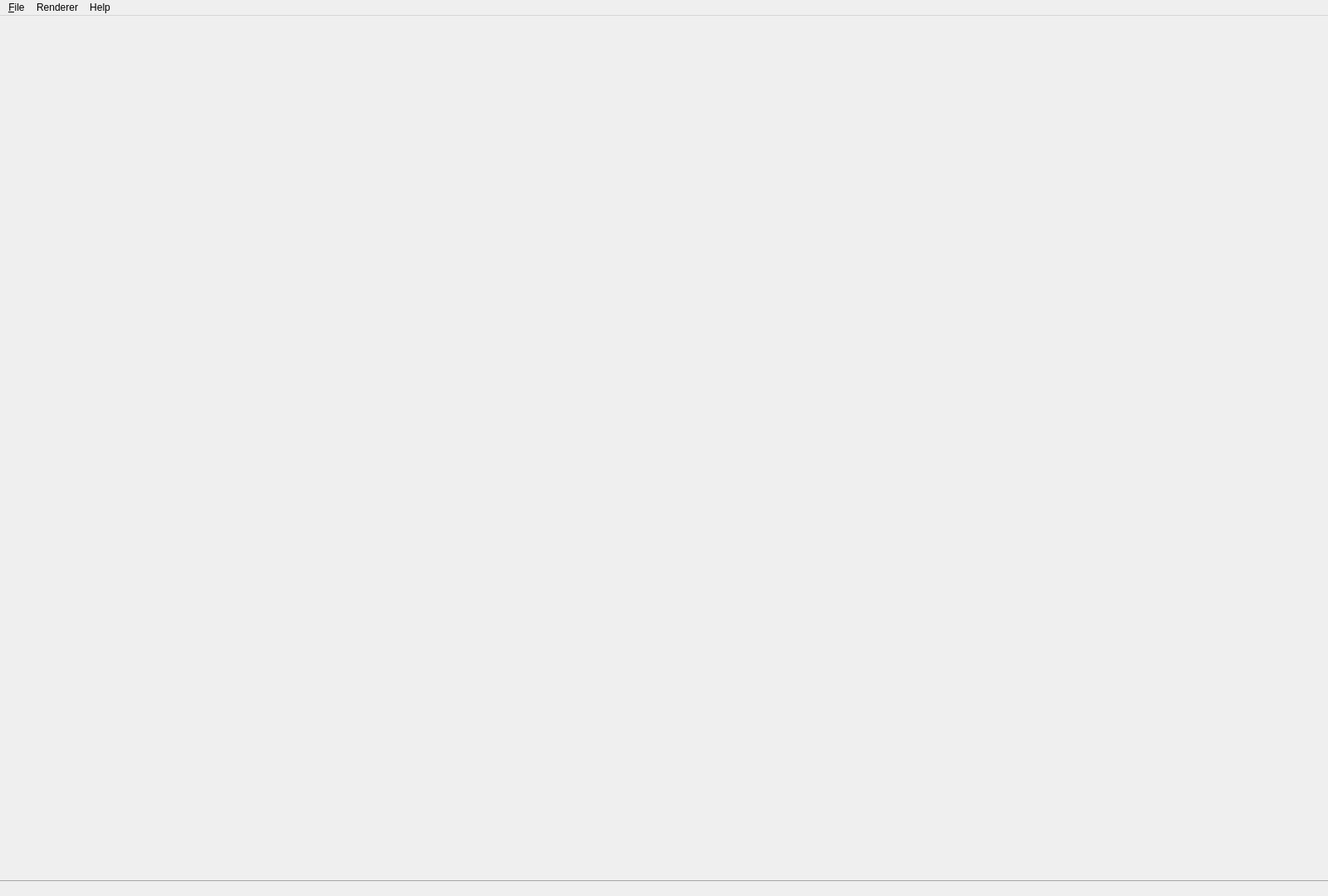
<?xml version="1.0" encoding="UTF-8"?>
<ui version="4.0">
 <class>MainWindowBase</class>
 <widget class="QMainWindow" name="MainWindowBase">
  <property name="geometry">
   <rect>
    <x>0</x>
    <y>0</y>
    <width>1600</width>
    <height>1080</height>
   </rect>
  </property>
  <property name="windowTitle">
   <string>Opposite Renderer</string>
  </property>
  <property name="dockOptions">
   <set>QMainWindow::AllowTabbedDocks|QMainWindow::AnimatedDocks</set>
  </property>
  <widget class="QWidget" name="centralwidget">
   <property name="styleSheet">
    <string notr="true"/>
   </property>
   <layout class="QGridLayout" name="gridLayout">
    <property name="margin">
     <number>0</number>
    </property>
   </layout>
  </widget>
  <widget class="QMenuBar" name="mainMenuBar">
   <property name="geometry">
    <rect>
     <x>0</x>
     <y>0</y>
     <width>1600</width>
     <height>21</height>
    </rect>
   </property>
   <widget class="QMenu" name="menuHelp">
    <property name="title">
     <string>Help</string>
    </property>
    <addaction name="actionAbout"/>
   </widget>
   <widget class="QMenu" name="menuRenderer">
    <property name="title">
     <string>Renderer</string>
    </property>
    <widget class="QMenu" name="menuRender_method">
     <property name="title">
      <string>Render method</string>
     </property>
     <addaction name="actionProgressive_Photon_Mapping"/>
     <addaction name="actionPath_Tracing"/>
    </widget>
    <addaction name="menuRender_method"/>
    <addaction name="actionRenderStatusToggle"/>
    <addaction name="actionRenderRestart"/>
    <addaction name="separator"/>
    <addaction name="actionSetCameraToDefault"/>
   </widget>
   <widget class="QMenu" name="menuFile">
    <property name="title">
     <string>&amp;File</string>
    </property>
    <addaction name="actionOpen_scene"/>
    <addaction name="actionOpenBuiltInScene"/>
    <addaction name="actionReload_scene"/>
    <addaction name="separator"/>
    <addaction name="actionQuit"/>
    <addaction name="separator"/>
   </widget>
   <addaction name="menuFile"/>
   <addaction name="menuRenderer"/>
   <addaction name="menuHelp"/>
  </widget>
  <widget class="QStatusBar" name="statusBarObject">
   <property name="styleSheet">
    <string notr="true">QStatusBar
{
border-top: 1px solid rgb(166, 166, 166);
padding-right:40px;
}</string>
   </property>
   <property name="sizeGripEnabled">
    <bool>false</bool>
   </property>
  </widget>
  <action name="actionAbout">
   <property name="text">
    <string>&amp;About</string>
   </property>
   <property name="statusTip">
    <string>About</string>
   </property>
  </action>
  <action name="actionQuit">
   <property name="text">
    <string>&amp;Exit</string>
   </property>
  </action>
  <action name="actionRenderStatusToggle">
   <property name="text">
    <string>Pause render</string>
   </property>
  </action>
  <action name="actionRenderRestart">
   <property name="text">
    <string>Restart render</string>
   </property>
  </action>
  <action name="actionSetCameraToDefault">
   <property name="text">
    <string>Default camera</string>
   </property>
  </action>
  <action name="actionConfigure_GPU_devices">
   <property name="text">
    <string>Settings</string>
   </property>
  </action>
  <action name="actionProgressive_Photon_Mapping">
   <property name="text">
    <string>Progressive Photon Mapping</string>
   </property>
  </action>
  <action name="actionPath_Tracing">
   <property name="text">
    <string>Path Tracing</string>
   </property>
  </action>
  <action name="actionPath_Tracing_With_Direct_Light_Sampling">
   <property name="text">
    <string>Path Tracing With Direct Light Sampling</string>
   </property>
  </action>
  <action name="actionOpen_scene">
   <property name="text">
    <string>Open scene from file</string>
   </property>
  </action>
  <action name="actionReload_scene">
   <property name="text">
    <string>Reload scene</string>
   </property>
  </action>
  <action name="actionOpenBuiltInScene">
   <property name="text">
    <string>Open built-in scene by name</string>
   </property>
  </action>
  <action name="actionSaveImagePPM">
   <property name="text">
    <string>Save image as .PPM</string>
   </property>
  </action>
 </widget>
 <resources/>
 <connections>
  <connection>
   <sender>actionAbout</sender>
   <signal>triggered()</signal>
   <receiver>MainWindowBase</receiver>
   <slot>onActionAbout()</slot>
   <hints>
    <hint type="sourcelabel">
     <x>-1</x>
     <y>-1</y>
    </hint>
    <hint type="destinationlabel">
     <x>510</x>
     <y>407</y>
    </hint>
   </hints>
  </connection>
  <connection>
   <sender>actionQuit</sender>
   <signal>triggered()</signal>
   <receiver>MainWindowBase</receiver>
   <slot>close()</slot>
   <hints>
    <hint type="sourcelabel">
     <x>-1</x>
     <y>-1</y>
    </hint>
    <hint type="destinationlabel">
     <x>510</x>
     <y>407</y>
    </hint>
   </hints>
  </connection>
  <connection>
   <sender>actionRenderStatusToggle</sender>
   <signal>triggered()</signal>
   <receiver>MainWindowBase</receiver>
   <slot>onRenderStatusToggle()</slot>
   <hints>
    <hint type="sourcelabel">
     <x>-1</x>
     <y>-1</y>
    </hint>
    <hint type="destinationlabel">
     <x>510</x>
     <y>407</y>
    </hint>
   </hints>
  </connection>
  <connection>
   <sender>actionSetCameraToDefault</sender>
   <signal>triggered()</signal>
   <receiver>MainWindowBase</receiver>
   <slot>onSetCameraToDefault()</slot>
   <hints>
    <hint type="sourcelabel">
     <x>-1</x>
     <y>-1</y>
    </hint>
    <hint type="destinationlabel">
     <x>510</x>
     <y>407</y>
    </hint>
   </hints>
  </connection>
  <connection>
   <sender>actionPath_Tracing</sender>
   <signal>triggered()</signal>
   <receiver>MainWindowBase</receiver>
   <slot>onChangeRenderMethodPT()</slot>
   <hints>
    <hint type="sourcelabel">
     <x>-1</x>
     <y>-1</y>
    </hint>
    <hint type="destinationlabel">
     <x>509</x>
     <y>405</y>
    </hint>
   </hints>
  </connection>
  <connection>
   <sender>actionProgressive_Photon_Mapping</sender>
   <signal>triggered()</signal>
   <receiver>MainWindowBase</receiver>
   <slot>onChangeRenderMethodPPM()</slot>
   <hints>
    <hint type="sourcelabel">
     <x>-1</x>
     <y>-1</y>
    </hint>
    <hint type="destinationlabel">
     <x>509</x>
     <y>405</y>
    </hint>
   </hints>
  </connection>
  <connection>
   <sender>actionConfigure_GPU_devices</sender>
   <signal>triggered()</signal>
   <receiver>MainWindowBase</receiver>
   <slot>onConfigureGPUDevices()</slot>
   <hints>
    <hint type="sourcelabel">
     <x>-1</x>
     <y>-1</y>
    </hint>
    <hint type="destinationlabel">
     <x>509</x>
     <y>405</y>
    </hint>
   </hints>
  </connection>
  <connection>
   <sender>actionOpen_scene</sender>
   <signal>triggered()</signal>
   <receiver>MainWindowBase</receiver>
   <slot>onOpenSceneFile()</slot>
   <hints>
    <hint type="sourcelabel">
     <x>-1</x>
     <y>-1</y>
    </hint>
    <hint type="destinationlabel">
     <x>509</x>
     <y>405</y>
    </hint>
   </hints>
  </connection>
  <connection>
   <sender>actionReload_scene</sender>
   <signal>triggered()</signal>
   <receiver>MainWindowBase</receiver>
   <slot>onReloadLastScene()</slot>
   <hints>
    <hint type="sourcelabel">
     <x>-1</x>
     <y>-1</y>
    </hint>
    <hint type="destinationlabel">
     <x>799</x>
     <y>539</y>
    </hint>
   </hints>
  </connection>
  <connection>
   <sender>actionOpenBuiltInScene</sender>
   <signal>triggered()</signal>
   <receiver>MainWindowBase</receiver>
   <slot>onActionOpenBuiltInScene()</slot>
   <hints>
    <hint type="sourcelabel">
     <x>-1</x>
     <y>-1</y>
    </hint>
    <hint type="destinationlabel">
     <x>799</x>
     <y>539</y>
    </hint>
   </hints>
  </connection>
 </connections>
 <slots>
  <slot>onActionAbout()</slot>
  <slot>onSetCameraToDefault()</slot>
  <slot>onRenderStatusToggle()</slot>
  <slot>onRestartRender()</slot>
  <slot>onChangeRenderMethodPT()</slot>
  <slot>onChangeRenderMethodPPM()</slot>
  <slot>onConfigureGPUDevices()</slot>
  <slot>onOpenSceneFile()</slot>
  <slot>onReloadLastScene()</slot>
  <slot>onActionOpenBuiltInScene()</slot>
  <slot>onActionSaveImagePPM()</slot>
 </slots>
</ui>
